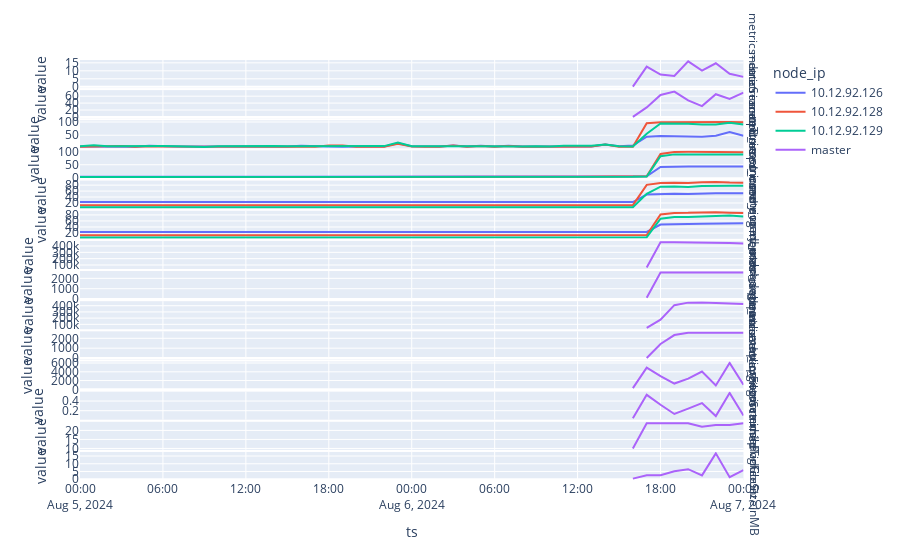

This figure's notebook cell:
### Code cell
appliance_id = '0af83074-d88b-4990-b033-92f28b161d2c'
fromDt = '2024-08-05'
toDt = '2024-08-07'
dfp = df[(df['appliance_id'] == appliance_id) & (df['ts'] >= fromDt) & (df['ts'] <= toDt) ]
fig = px.line(dfp, x="ts", y="value", color='node_ip', facet_row='metrics', height=7000, facet_row_spacing=0.005, \
                            category_orders={"metrics": ["dataScanned", "scanTime"]})
fig = fig.update_yaxes(matches=None)
fig.show()

### Figure 1 — Plotly figure (JSON) as saved in the notebook; plotly's stock layout.template omitted (floating-point values rounded to 4 significant figures)
{"data": [{"hovertemplate": "node_ip=10.12.92.126<br>metrics=cpu_used_max<br>ts=%{x}<br>value=%{y}<extra></extra>", "legendgroup": "10.12.92.126", "line": {"color": "#636efa", "dash": "solid"}, "marker": {"symbol": "circle"}, "mode": "lines", "name": "10.12.92.126", "orientation": "v", "showlegend": true, "type": "scatter", "x": ["2024-08-05T00:00:00", "2024-08-05T01:00:00", "2024-08-05T02:00:00", "2024-08-05T03:00:00", "2024-08-05T04:00:00", "2024-08-05T05:00:00", "2024-08-05T06:00:00", "2024-08-05T07:00:00", "2024-08-05T08:00:00", "2024-08-05T09:00:00", "2024-08-05T10:00:00", "2024-08-05T11:00:00", "2024-08-05T12:00:00", "2024-08-05T13:00:00", "2024-08-05T14:00:00", "2024-08-05T15:00:00", "2024-08-05T16:00:00", "2024-08-05T17:00:00", "2024-08-05T18:00:00", "2024-08-05T19:00:00", "2024-08-05T20:00:00", "2024-08-05T21:00:00", "2024-08-05T22:00:00", "2024-08-05T23:00:00", "2024-08-06T00:00:00", "2024-08-06T01:00:00", "2024-08-06T02:00:00", "2024-08-06T03:00:00", "2024-08-06T04:00:00", "2024-08-06T05:00:00", "2024-08-06T06:00:00", "2024-08-06T07:00:00", "2024-08-06T08:00:00", "2024-08-06T09:00:00", "2024-08-06T10:00:00", "2024-08-06T11:00:00", "2024-08-06T12:00:00", "2024-08-06T13:00:00", "2024-08-06T14:00:00", "2024-08-06T15:00:00", "2024-08-06T16:00:00", "2024-08-06T17:00:00", "2024-08-06T18:00:00", "2024-08-06T19:00:00", "2024-08-06T20:00:00", "2024-08-06T21:00:00", "2024-08-06T22:00:00", "2024-08-06T23:00:00", "2024-08-07T00:00:00"], "xaxis": "x12", "y": [7.42, 7.43, 6.94, 9.4, 7.03, 10.12, 8.26, 7.61, 7.86, 8.01, 8.04, 8.02, 7.64, 7.61, 7.17, 7.41, 10.5, 7.73, 7.73, 7.07, 8.13, 8.35, 7.09, 19.74, 8.46, 7.29, 7.51, 11.09, 7.24, 10.8, 7.9, 10.49, 7.17, 7.6, 7.6, 8.05, 7.42, 7.82, 14.85, 8.32, 11.1, 44.59, 47.02, 47.24, 45.68, 44.68, 47.98, 61.97, 47.84], "yaxis": "y12"}, {"hovertemplate": "node_ip=10.12.92.126<br>metrics=cpu_used_avg<br>ts=%{x}<br>value=%{y}<extra></extra>", "legendgroup": "10.12.92.126", "line": {"color": "#636efa", "dash": "solid"}, "marker": {"symbol": "circle"}, "mode": "lines", "name": "10.12.92.126", "orientation": "v", "showlegend": false, "type": "scatter", "x": ["2024-08-05T00:00:00", "2024-08-05T01:00:00", "2024-08-05T02:00:00", "2024-08-05T03:00:00", "2024-08-05T04:00:00", "2024-08-05T05:00:00", "2024-08-05T06:00:00", "2024-08-05T07:00:00", "2024-08-05T08:00:00", "2024-08-05T09:00:00", "2024-08-05T10:00:00", "2024-08-05T11:00:00", "2024-08-05T12:00:00", "2024-08-05T13:00:00", "2024-08-05T14:00:00", "2024-08-05T15:00:00", "2024-08-05T16:00:00", "2024-08-05T17:00:00", "2024-08-05T18:00:00", "2024-08-05T19:00:00", "2024-08-05T20:00:00", "2024-08-05T21:00:00", "2024-08-05T22:00:00", "2024-08-05T23:00:00", "2024-08-06T00:00:00", "2024-08-06T01:00:00", "2024-08-06T02:00:00", "2024-08-06T03:00:00", "2024-08-06T04:00:00", "2024-08-06T05:00:00", "2024-08-06T06:00:00", "2024-08-06T07:00:00", "2024-08-06T08:00:00", "2024-08-06T09:00:00", "2024-08-06T10:00:00", "2024-08-06T11:00:00", "2024-08-06T12:00:00", "2024-08-06T13:00:00", "2024-08-06T14:00:00", "2024-08-06T15:00:00", "2024-08-06T16:00:00", "2024-08-06T17:00:00", "2024-08-06T18:00:00", "2024-08-06T19:00:00", "2024-08-06T20:00:00", "2024-08-06T21:00:00", "2024-08-06T22:00:00", "2024-08-06T23:00:00", "2024-08-07T00:00:00"], "xaxis": "x11", "y": [5.609, 5.807, 5.452, 5.702, 5.77, 5.967, 5.118, 5.591, 5.794, 5.749, 5.927, 5.897, 5.617, 5.515, 5.545, 5.548, 5.583, 5.931, 5.844, 5.554, 5.428, 5.744, 5.302, 6.601, 6.534, 6.572, 6.42, 6.2, 6.137, 6.459, 6.259, 6.567, 6.283, 6.227, 6.209, 6.186, 6.222, 6.166, 6.765, 6.278, 6.16, 7.027, 42.19, 43.77, 43.87, 43.72, 43.85, 44.28, 43.71], "yaxis": "y11"}, {"hovertemplate": "node_ip=10.12.92.126<br>metrics=memory_used_max<br>ts=%{x}<br>value=%{y}<extra></extra>", "legendgroup": "10.12.92.126", "line": {"color": "#636efa", "dash": "solid"}, "marker": {"symbol": "circle"}, "mode": "lines", "name": "10.12.92.126", "orientation": "v", "showlegend": false, "type": "scatter", "x": ["2024-08-05T00:00:00", "2024-08-05T01:00:00", "2024-08-05T02:00:00", "2024-08-05T03:00:00", "2024-08-05T04:00:00", "2024-08-05T05:00:00", "2024-08-05T06:00:00", "2024-08-05T07:00:00", "2024-08-05T08:00:00", "2024-08-05T09:00:00", "2024-08-05T10:00:00", "2024-08-05T11:00:00", "2024-08-05T12:00:00", "2024-08-05T13:00:00", "2024-08-05T14:00:00", "2024-08-05T15:00:00", "2024-08-05T16:00:00", "2024-08-05T17:00:00", "2024-08-05T18:00:00", "2024-08-05T19:00:00", "2024-08-05T20:00:00", "2024-08-05T21:00:00", "2024-08-05T22:00:00", "2024-08-05T23:00:00", "2024-08-06T00:00:00", "2024-08-06T01:00:00", "2024-08-06T02:00:00", "2024-08-06T03:00:00", "2024-08-06T04:00:00", "2024-08-06T05:00:00", "2024-08-06T06:00:00", "2024-08-06T07:00:00", "2024-08-06T08:00:00", "2024-08-06T09:00:00", "2024-08-06T10:00:00", "2024-08-06T11:00:00", "2024-08-06T12:00:00", "2024-08-06T13:00:00", "2024-08-06T14:00:00", "2024-08-06T15:00:00", "2024-08-06T16:00:00", "2024-08-06T17:00:00", "2024-08-06T18:00:00", "2024-08-06T19:00:00", "2024-08-06T20:00:00", "2024-08-06T21:00:00", "2024-08-06T22:00:00", "2024-08-06T23:00:00", "2024-08-07T00:00:00"], "xaxis": "x10", "y": [23.35, 23.24, 23.32, 23.42, 22.89, 23.11, 23.18, 23.12, 23.14, 23.12, 23.21, 23.11, 23.17, 23.12, 23.19, 23.12, 23.26, 23.13, 23.22, 23.13, 23.18, 23.13, 23.23, 23.26, 23.39, 23.27, 23.38, 23.42, 22.93, 23.23, 23.25, 23.18, 23.36, 23.18, 23.26, 23.18, 23.29, 23.18, 23.28, 23.31, 23.25, 48.47, 50.35, 50.79, 50.12, 52.5, 52.98, 53, 52.8], "yaxis": "y10"}, {"hovertemplate": "node_ip=10.12.92.126<br>metrics=memory_used_avg<br>ts=%{x}<br>value=%{y}<extra></extra>", "legendgroup": "10.12.92.126", "line": {"color": "#636efa", "dash": "solid"}, "marker": {"symbol": "circle"}, "mode": "lines", "name": "10.12.92.126", "orientation": "v", "showlegend": false, "type": "scatter", "x": ["2024-08-05T00:00:00", "2024-08-05T01:00:00", "2024-08-05T02:00:00", "2024-08-05T03:00:00", "2024-08-05T04:00:00", "2024-08-05T05:00:00", "2024-08-05T06:00:00", "2024-08-05T07:00:00", "2024-08-05T08:00:00", "2024-08-05T09:00:00", "2024-08-05T10:00:00", "2024-08-05T11:00:00", "2024-08-05T12:00:00", "2024-08-05T13:00:00", "2024-08-05T14:00:00", "2024-08-05T15:00:00", "2024-08-05T16:00:00", "2024-08-05T17:00:00", "2024-08-05T18:00:00", "2024-08-05T19:00:00", "2024-08-05T20:00:00", "2024-08-05T21:00:00", "2024-08-05T22:00:00", "2024-08-05T23:00:00", "2024-08-06T00:00:00", "2024-08-06T01:00:00", "2024-08-06T02:00:00", "2024-08-06T03:00:00", "2024-08-06T04:00:00", "2024-08-06T05:00:00", "2024-08-06T06:00:00", "2024-08-06T07:00:00", "2024-08-06T08:00:00", "2024-08-06T09:00:00", "2024-08-06T10:00:00", "2024-08-06T11:00:00", "2024-08-06T12:00:00", "2024-08-06T13:00:00", "2024-08-06T14:00:00", "2024-08-06T15:00:00", "2024-08-06T16:00:00", "2024-08-06T17:00:00", "2024-08-06T18:00:00", "2024-08-06T19:00:00", "2024-08-06T20:00:00", "2024-08-06T21:00:00", "2024-08-06T22:00:00", "2024-08-06T23:00:00", "2024-08-07T00:00:00"], "xaxis": "x9", "y": [23.21, 23.2, 23.21, 22.95, 22.84, 22.96, 23.08, 23.09, 23.09, 23.09, 23.1, 23.09, 23.1, 23.09, 23.1, 23.1, 23.11, 23.1, 23.12, 23.11, 23.11, 23.11, 23.12, 23.19, 23.26, 23.24, 23.25, 22.93, 22.9, 23.0, 23.14, 23.15, 23.16, 23.15, 23.16, 23.15, 23.16, 23.15, 23.17, 23.19, 23.19, 23.53, 47.94, 50.04, 49.93, 50.67, 51.69, 52.48, 52.03], "yaxis": "y9"}, {"hovertemplate": "node_ip=10.12.92.128<br>metrics=cpu_used_max<br>ts=%{x}<br>value=%{y}<extra></extra>", "legendgroup": "10.12.92.128", "line": {"color": "#EF553B", "dash": "solid"}, "marker": {"symbol": "circle"}, "mode": "lines", "name": "10.12.92.128", "orientation": "v", "showlegend": true, "type": "scatter", "x": ["2024-08-05T00:00:00", "2024-08-05T01:00:00", "2024-08-05T02:00:00", "2024-08-05T03:00:00", "2024-08-05T04:00:00", "2024-08-05T05:00:00", "2024-08-05T06:00:00", "2024-08-05T07:00:00", "2024-08-05T08:00:00", "2024-08-05T09:00:00", "2024-08-05T10:00:00", "2024-08-05T11:00:00", "2024-08-05T12:00:00", "2024-08-05T13:00:00", "2024-08-05T14:00:00", "2024-08-05T15:00:00", "2024-08-05T16:00:00", "2024-08-05T17:00:00", "2024-08-05T18:00:00", "2024-08-05T19:00:00", "2024-08-05T20:00:00", "2024-08-05T21:00:00", "2024-08-05T22:00:00", "2024-08-05T23:00:00", "2024-08-06T00:00:00", "2024-08-06T01:00:00", "2024-08-06T02:00:00", "2024-08-06T03:00:00", "2024-08-06T04:00:00", "2024-08-06T05:00:00", "2024-08-06T06:00:00", "2024-08-06T07:00:00", "2024-08-06T08:00:00", "2024-08-06T09:00:00", "2024-08-06T10:00:00", "2024-08-06T11:00:00", "2024-08-06T12:00:00", "2024-08-06T13:00:00", "2024-08-06T14:00:00", "2024-08-06T15:00:00", "2024-08-06T16:00:00", "2024-08-06T17:00:00", "2024-08-06T18:00:00", "2024-08-06T19:00:00", "2024-08-06T20:00:00", "2024-08-06T21:00:00", "2024-08-06T22:00:00", "2024-08-06T23:00:00", "2024-08-07T00:00:00"], "xaxis": "x12", "y": [6.84, 7.28, 6.41, 9.13, 6.35, 8.69, 7.34, 6.99, 6.51, 6.43, 6.48, 6.11, 5.96, 6.42, 6.27, 6.66, 6.66, 6.88, 11.13, 11.13, 6.2, 6.19, 6.89, 17.91, 7.72, 6.99, 7.06, 11.36, 6.66, 9.73, 6.42, 9.37, 6.49, 6.99, 6.74, 7.29, 6.48, 7.15, 15.32, 6.8, 6.82, 94.94, 99.13, 99.54, 101.0, 98.71, 99.5, 99.5, 99.16], "yaxis": "y12"}, {"hovertemplate": "node_ip=10.12.92.128<br>metrics=cpu_used_avg<br>ts=%{x}<br>value=%{y}<extra></extra>", "legendgroup": "10.12.92.128", "line": {"color": "#EF553B", "dash": "solid"}, "marker": {"symbol": "circle"}, "mode": "lines", "name": "10.12.92.128", "orientation": "v", "showlegend": false, "type": "scatter", "x": ["2024-08-05T00:00:00", "2024-08-05T01:00:00", "2024-08-05T02:00:00", "2024-08-05T03:00:00", "2024-08-05T04:00:00", "2024-08-05T05:00:00", "2024-08-05T06:00:00", "2024-08-05T07:00:00", "2024-08-05T08:00:00", "2024-08-05T09:00:00", "2024-08-05T10:00:00", "2024-08-05T11:00:00", "2024-08-05T12:00:00", "2024-08-05T13:00:00", "2024-08-05T14:00:00", "2024-08-05T15:00:00", "2024-08-05T16:00:00", "2024-08-05T17:00:00", "2024-08-05T18:00:00", "2024-08-05T19:00:00", "2024-08-05T20:00:00", "2024-08-05T21:00:00", "2024-08-05T22:00:00", "2024-08-05T23:00:00", "2024-08-06T00:00:00", "2024-08-06T01:00:00", "2024-08-06T02:00:00", "2024-08-06T03:00:00", "2024-08-06T04:00:00", "2024-08-06T05:00:00", "2024-08-06T06:00:00", "2024-08-06T07:00:00", "2024-08-06T08:00:00", "2024-08-06T09:00:00", "2024-08-06T10:00:00", "2024-08-06T11:00:00", "2024-08-06T12:00:00", "2024-08-06T13:00:00", "2024-08-06T14:00:00", "2024-08-06T15:00:00", "2024-08-06T16:00:00", "2024-08-06T17:00:00", "2024-08-06T18:00:00", "2024-08-06T19:00:00", "2024-08-06T20:00:00", "2024-08-06T21:00:00", "2024-08-06T22:00:00", "2024-08-06T23:00:00", "2024-08-07T00:00:00"], "xaxis": "x11", "y": [4.36, 4.902, 4.877, 4.513, 4.396, 4.207, 4.414, 4.712, 4.77, 4.681, 4.626, 4.391, 4.547, 4.09, 4.325, 4.466, 4.673, 4.424, 4.585, 4.724, 4.067, 4.276, 4.773, 5.831, 5.535, 5.626, 5.642, 5.604, 5.552, 6.027, 5.8, 5.879, 5.805, 5.741, 5.772, 5.788, 5.788, 5.791, 6.08, 5.816, 5.77, 6.939, 90.11, 97.8, 98.23, 97.58, 97.3, 98.19, 97.19], "yaxis": "y11"}, {"hovertemplate": "node_ip=10.12.92.128<br>metrics=memory_used_max<br>ts=%{x}<br>value=%{y}<extra></extra>", "legendgroup": "10.12.92.128", "line": {"color": "#EF553B", "dash": "solid"}, "marker": {"symbol": "circle"}, "mode": "lines", "name": "10.12.92.128", "orientation": "v", "showlegend": false, "type": "scatter", "x": ["2024-08-05T00:00:00", "2024-08-05T01:00:00", "2024-08-05T02:00:00", "2024-08-05T03:00:00", "2024-08-05T04:00:00", "2024-08-05T05:00:00", "2024-08-05T06:00:00", "2024-08-05T07:00:00", "2024-08-05T08:00:00", "2024-08-05T09:00:00", "2024-08-05T10:00:00", "2024-08-05T11:00:00", "2024-08-05T12:00:00", "2024-08-05T13:00:00", "2024-08-05T14:00:00", "2024-08-05T15:00:00", "2024-08-05T16:00:00", "2024-08-05T17:00:00", "2024-08-05T18:00:00", "2024-08-05T19:00:00", "2024-08-05T20:00:00", "2024-08-05T21:00:00", "2024-08-05T22:00:00", "2024-08-05T23:00:00", "2024-08-06T00:00:00", "2024-08-06T01:00:00", "2024-08-06T02:00:00", "2024-08-06T03:00:00", "2024-08-06T04:00:00", "2024-08-06T05:00:00", "2024-08-06T06:00:00", "2024-08-06T07:00:00", "2024-08-06T08:00:00", "2024-08-06T09:00:00", "2024-08-06T10:00:00", "2024-08-06T11:00:00", "2024-08-06T12:00:00", "2024-08-06T13:00:00", "2024-08-06T14:00:00", "2024-08-06T15:00:00", "2024-08-06T16:00:00", "2024-08-06T17:00:00", "2024-08-06T18:00:00", "2024-08-06T19:00:00", "2024-08-06T20:00:00", "2024-08-06T21:00:00", "2024-08-06T22:00:00", "2024-08-06T23:00:00", "2024-08-07T00:00:00"], "xaxis": "x10", "y": [12.77, 12.76, 12.92, 12.95, 12.36, 12.58, 12.58, 12.59, 12.59, 12.59, 12.59, 12.59, 12.59, 12.59, 12.59, 12.59, 12.59, 12.59, 12.63, 12.63, 12.61, 12.69, 12.76, 12.72, 12.72, 12.72, 12.72, 12.88, 12.33, 12.64, 12.62, 12.62, 12.62, 12.63, 12.63, 12.63, 12.65, 12.65, 12.67, 12.68, 12.68, 80.86, 87.38, 88.13, 87.15, 89.3, 90.55, 88.8, 88.14], "yaxis": "y10"}, {"hovertemplate": "node_ip=10.12.92.128<br>metrics=memory_used_avg<br>ts=%{x}<br>value=%{y}<extra></extra>", "legendgroup": "10.12.92.128", "line": {"color": "#EF553B", "dash": "solid"}, "marker": {"symbol": "circle"}, "mode": "lines", "name": "10.12.92.128", "orientation": "v", "showlegend": false, "type": "scatter", "x": ["2024-08-05T00:00:00", "2024-08-05T01:00:00", "2024-08-05T02:00:00", "2024-08-05T03:00:00", "2024-08-05T04:00:00", "2024-08-05T05:00:00", "2024-08-05T06:00:00", "2024-08-05T07:00:00", "2024-08-05T08:00:00", "2024-08-05T09:00:00", "2024-08-05T10:00:00", "2024-08-05T11:00:00", "2024-08-05T12:00:00", "2024-08-05T13:00:00", "2024-08-05T14:00:00", "2024-08-05T15:00:00", "2024-08-05T16:00:00", "2024-08-05T17:00:00", "2024-08-05T18:00:00", "2024-08-05T19:00:00", "2024-08-05T20:00:00", "2024-08-05T21:00:00", "2024-08-05T22:00:00", "2024-08-05T23:00:00", "2024-08-06T00:00:00", "2024-08-06T01:00:00", "2024-08-06T02:00:00", "2024-08-06T03:00:00", "2024-08-06T04:00:00", "2024-08-06T05:00:00", "2024-08-06T06:00:00", "2024-08-06T07:00:00", "2024-08-06T08:00:00", "2024-08-06T09:00:00", "2024-08-06T10:00:00", "2024-08-06T11:00:00", "2024-08-06T12:00:00", "2024-08-06T13:00:00", "2024-08-06T14:00:00", "2024-08-06T15:00:00", "2024-08-06T16:00:00", "2024-08-06T17:00:00", "2024-08-06T18:00:00", "2024-08-06T19:00:00", "2024-08-06T20:00:00", "2024-08-06T21:00:00", "2024-08-06T22:00:00", "2024-08-06T23:00:00", "2024-08-07T00:00:00"], "xaxis": "x9", "y": [12.75, 12.75, 12.75, 12.47, 12.35, 12.43, 12.57, 12.57, 12.57, 12.58, 12.58, 12.58, 12.58, 12.58, 12.58, 12.58, 12.58, 12.58, 12.58, 12.6, 12.6, 12.6, 12.6, 12.65, 12.7, 12.7, 12.7, 12.37, 12.32, 12.45, 12.6, 12.61, 12.61, 12.61, 12.61, 12.61, 12.64, 12.64, 12.65, 12.67, 12.66, 13.34, 81.52, 86.67, 86.79, 87.77, 89.11, 87.39, 86.48], "yaxis": "y9"}, {"hovertemplate": "node_ip=10.12.92.129<br>metrics=cpu_used_max<br>ts=%{x}<br>value=%{y}<extra></extra>", "legendgroup": "10.12.92.129", "line": {"color": "#00cc96", "dash": "solid"}, "marker": {"symbol": "circle"}, "mode": "lines", "name": "10.12.92.129", "orientation": "v", "showlegend": true, "type": "scatter", "x": ["2024-08-05T00:00:00", "2024-08-05T01:00:00", "2024-08-05T02:00:00", "2024-08-05T03:00:00", "2024-08-05T04:00:00", "2024-08-05T05:00:00", "2024-08-05T06:00:00", "2024-08-05T07:00:00", "2024-08-05T08:00:00", "2024-08-05T09:00:00", "2024-08-05T10:00:00", "2024-08-05T11:00:00", "2024-08-05T12:00:00", "2024-08-05T13:00:00", "2024-08-05T14:00:00", "2024-08-05T15:00:00", "2024-08-05T16:00:00", "2024-08-05T17:00:00", "2024-08-05T18:00:00", "2024-08-05T19:00:00", "2024-08-05T20:00:00", "2024-08-05T21:00:00", "2024-08-05T22:00:00", "2024-08-05T23:00:00", "2024-08-06T00:00:00", "2024-08-06T01:00:00", "2024-08-06T02:00:00", "2024-08-06T03:00:00", "2024-08-06T04:00:00", "2024-08-06T05:00:00", "2024-08-06T06:00:00", "2024-08-06T07:00:00", "2024-08-06T08:00:00", "2024-08-06T09:00:00", "2024-08-06T10:00:00", "2024-08-06T11:00:00", "2024-08-06T12:00:00", "2024-08-06T13:00:00", "2024-08-06T14:00:00", "2024-08-06T15:00:00", "2024-08-06T16:00:00", "2024-08-06T17:00:00", "2024-08-06T18:00:00", "2024-08-06T19:00:00", "2024-08-06T20:00:00", "2024-08-06T21:00:00", "2024-08-06T22:00:00", "2024-08-06T23:00:00", "2024-08-07T00:00:00"], "xaxis": "x12", "y": [8.8, 12.22, 8.6, 9.21, 8.78, 7.73, 9.27, 8.46, 6.25, 5.87, 8.14, 8.83, 9.06, 11.18, 9.76, 8.38, 8.38, 8.84, 8.09, 8.65, 10.17, 7.82, 9.06, 22.14, 8.78, 8.57, 8.9, 10.85, 8.59, 8.6, 7.73, 9.26, 7.81, 8.69, 7.14, 10.25, 9.28, 10.27, 14.65, 8.7, 7.79, 55.64, 94.47, 94.28, 93.22, 90.59, 90.68, 96.6, 90.27], "yaxis": "y12"}, {"hovertemplate": "node_ip=10.12.92.129<br>metrics=cpu_used_avg<br>ts=%{x}<br>value=%{y}<extra></extra>", "legendgroup": "10.12.92.129", "line": {"color": "#00cc96", "dash": "solid"}, "marker": {"symbol": "circle"}, "mode": "lines", "name": "10.12.92.129", "orientation": "v", "showlegend": false, "type": "scatter", "x": ["2024-08-05T00:00:00", "2024-08-05T01:00:00", "2024-08-05T02:00:00", "2024-08-05T03:00:00", "2024-08-05T04:00:00", "2024-08-05T05:00:00", "2024-08-05T06:00:00", "2024-08-05T07:00:00", "2024-08-05T08:00:00", "2024-08-05T09:00:00", "2024-08-05T10:00:00", "2024-08-05T11:00:00", "2024-08-05T12:00:00", "2024-08-05T13:00:00", "2024-08-05T14:00:00", "2024-08-05T15:00:00", "2024-08-05T16:00:00", "2024-08-05T17:00:00", "2024-08-05T18:00:00", "2024-08-05T19:00:00", "2024-08-05T20:00:00", "2024-08-05T21:00:00", "2024-08-05T22:00:00", "2024-08-05T23:00:00", "2024-08-06T00:00:00", "2024-08-06T01:00:00", "2024-08-06T02:00:00", "2024-08-06T03:00:00", "2024-08-06T04:00:00", "2024-08-06T05:00:00", "2024-08-06T06:00:00", "2024-08-06T07:00:00", "2024-08-06T08:00:00", "2024-08-06T09:00:00", "2024-08-06T10:00:00", "2024-08-06T11:00:00", "2024-08-06T12:00:00", "2024-08-06T13:00:00", "2024-08-06T14:00:00", "2024-08-06T15:00:00", "2024-08-06T16:00:00", "2024-08-06T17:00:00", "2024-08-06T18:00:00", "2024-08-06T19:00:00", "2024-08-06T20:00:00", "2024-08-06T21:00:00", "2024-08-06T22:00:00", "2024-08-06T23:00:00", "2024-08-07T00:00:00"], "xaxis": "x11", "y": [4.896, 4.839, 4.585, 4.87, 4.528, 4.592, 4.13, 4.658, 4.595, 4.848, 4.769, 4.761, 4.72, 4.289, 4.481, 4.755, 4.591, 5.002, 4.694, 4.791, 4.252, 4.436, 4.437, 5.377, 5.242, 5.076, 5.043, 5.503, 5.065, 5.252, 5.074, 5.372, 5.383, 5.196, 5.039, 5.13, 5.127, 4.928, 5.038, 5.129, 5.059, 6.243, 81.7, 88.81, 89.19, 88.29, 88.39, 89.39, 87.97], "yaxis": "y11"}, {"hovertemplate": "node_ip=10.12.92.129<br>metrics=memory_used_max<br>ts=%{x}<br>value=%{y}<extra></extra>", "legendgroup": "10.12.92.129", "line": {"color": "#00cc96", "dash": "solid"}, "marker": {"symbol": "circle"}, "mode": "lines", "name": "10.12.92.129", "orientation": "v", "showlegend": false, "type": "scatter", "x": ["2024-08-05T00:00:00", "2024-08-05T01:00:00", "2024-08-05T02:00:00", "2024-08-05T03:00:00", "2024-08-05T04:00:00", "2024-08-05T05:00:00", "2024-08-05T06:00:00", "2024-08-05T07:00:00", "2024-08-05T08:00:00", "2024-08-05T09:00:00", "2024-08-05T10:00:00", "2024-08-05T11:00:00", "2024-08-05T12:00:00", "2024-08-05T13:00:00", "2024-08-05T14:00:00", "2024-08-05T15:00:00", "2024-08-05T16:00:00", "2024-08-05T17:00:00", "2024-08-05T18:00:00", "2024-08-05T19:00:00", "2024-08-05T20:00:00", "2024-08-05T21:00:00", "2024-08-05T22:00:00", "2024-08-05T23:00:00", "2024-08-06T00:00:00", "2024-08-06T01:00:00", "2024-08-06T02:00:00", "2024-08-06T03:00:00", "2024-08-06T04:00:00", "2024-08-06T05:00:00", "2024-08-06T06:00:00", "2024-08-06T07:00:00", "2024-08-06T08:00:00", "2024-08-06T09:00:00", "2024-08-06T10:00:00", "2024-08-06T11:00:00", "2024-08-06T12:00:00", "2024-08-06T13:00:00", "2024-08-06T14:00:00", "2024-08-06T15:00:00", "2024-08-06T16:00:00", "2024-08-06T17:00:00", "2024-08-06T18:00:00", "2024-08-06T19:00:00", "2024-08-06T20:00:00", "2024-08-06T21:00:00", "2024-08-06T22:00:00", "2024-08-06T23:00:00", "2024-08-07T00:00:00"], "xaxis": "x10", "y": [5.66, 5.66, 5.65, 5.73, 5.73, 5.73, 5.83, 5.83, 5.74, 5.74, 5.76, 5.76, 5.76, 5.77, 5.76, 5.77, 5.78, 5.76, 5.77, 5.77, 5.78, 5.77, 5.78, 5.88, 5.88, 5.89, 5.88, 5.93, 5.75, 5.75, 5.85, 5.85, 5.76, 5.76, 5.77, 5.77, 5.77, 5.76, 5.81, 5.81, 5.81, 50.93, 74.72, 75.28, 73.42, 76.79, 78.62, 78.36, 78.36], "yaxis": "y10"}, {"hovertemplate": "node_ip=10.12.92.129<br>metrics=memory_used_avg<br>ts=%{x}<br>value=%{y}<extra></extra>", "legendgroup": "10.12.92.129", "line": {"color": "#00cc96", "dash": "solid"}, "marker": {"symbol": "circle"}, "mode": "lines", "name": "10.12.92.129", "orientation": "v", "showlegend": false, "type": "scatter", "x": ["2024-08-05T00:00:00", "2024-08-05T01:00:00", "2024-08-05T02:00:00", "2024-08-05T03:00:00", "2024-08-05T04:00:00", "2024-08-05T05:00:00", "2024-08-05T06:00:00", "2024-08-05T07:00:00", "2024-08-05T08:00:00", "2024-08-05T09:00:00", "2024-08-05T10:00:00", "2024-08-05T11:00:00", "2024-08-05T12:00:00", "2024-08-05T13:00:00", "2024-08-05T14:00:00", "2024-08-05T15:00:00", "2024-08-05T16:00:00", "2024-08-05T17:00:00", "2024-08-05T18:00:00", "2024-08-05T19:00:00", "2024-08-05T20:00:00", "2024-08-05T21:00:00", "2024-08-05T22:00:00", "2024-08-05T23:00:00", "2024-08-06T00:00:00", "2024-08-06T01:00:00", "2024-08-06T02:00:00", "2024-08-06T03:00:00", "2024-08-06T04:00:00", "2024-08-06T05:00:00", "2024-08-06T06:00:00", "2024-08-06T07:00:00", "2024-08-06T08:00:00", "2024-08-06T09:00:00", "2024-08-06T10:00:00", "2024-08-06T11:00:00", "2024-08-06T12:00:00", "2024-08-06T13:00:00", "2024-08-06T14:00:00", "2024-08-06T15:00:00", "2024-08-06T16:00:00", "2024-08-06T17:00:00", "2024-08-06T18:00:00", "2024-08-06T19:00:00", "2024-08-06T20:00:00", "2024-08-06T21:00:00", "2024-08-06T22:00:00", "2024-08-06T23:00:00", "2024-08-07T00:00:00"], "xaxis": "x9", "y": [5.64, 5.638, 5.637, 5.686, 5.724, 5.723, 5.726, 5.728, 5.726, 5.728, 5.73, 5.751, 5.752, 5.752, 5.753, 5.752, 5.755, 5.753, 5.753, 5.755, 5.757, 5.757, 5.759, 5.823, 5.867, 5.871, 5.87, 5.727, 5.742, 5.74, 5.747, 5.754, 5.751, 5.751, 5.752, 5.753, 5.752, 5.753, 5.772, 5.798, 5.798, 5.949, 67.25, 73.17, 72.76, 74.77, 77.65, 77.92, 74.54], "yaxis": "y9"}, {"hovertemplate": "node_ip=master<br>metrics=dataScanned<br>ts=%{x}<br>value=%{y}<extra></extra>", "legendgroup": "master", "line": {"color": "#ab63fa", "dash": "solid"}, "marker": {"symbol": "circle"}, "mode": "lines", "name": "master", "orientation": "v", "showlegend": true, "type": "scatter", "x": ["2024-08-06T16:00:00", "2024-08-06T17:00:00", "2024-08-06T18:00:00", "2024-08-06T19:00:00", "2024-08-06T20:00:00", "2024-08-06T21:00:00", "2024-08-06T22:00:00", "2024-08-06T23:00:00", "2024-08-07T00:00:00"], "xaxis": "x14", "y": [0.107, 12.62, 7.644, 6.738, 15.9, 10.14, 14.72, 8.141, 6.218], "yaxis": "y14"}, {"hovertemplate": "node_ip=master<br>metrics=scanTime<br>ts=%{x}<br>value=%{y}<extra></extra>", "legendgroup": "master", "line": {"color": "#ab63fa", "dash": "solid"}, "marker": {"symbol": "circle"}, "mode": "lines", "name": "master", "orientation": "v", "showlegend": false, "type": "scatter", "x": ["2024-08-06T16:00:00", "2024-08-06T17:00:00", "2024-08-06T18:00:00", "2024-08-06T19:00:00", "2024-08-06T20:00:00", "2024-08-06T21:00:00", "2024-08-06T22:00:00", "2024-08-06T23:00:00", "2024-08-07T00:00:00"], "xaxis": "x13", "y": [0.4016, 27.54, 63.67, 73.37, 47.93, 31.33, 65.72, 52.06, 70.52], "yaxis": "y13"}, {"hovertemplate": "node_ip=master<br>metrics=downloadq_max<br>ts=%{x}<br>value=%{y}<extra></extra>", "legendgroup": "master", "line": {"color": "#ab63fa", "dash": "solid"}, "marker": {"symbol": "circle"}, "mode": "lines", "name": "master", "orientation": "v", "showlegend": false, "type": "scatter", "x": ["2024-08-06T17:00:00", "2024-08-06T18:00:00", "2024-08-06T19:00:00", "2024-08-06T20:00:00", "2024-08-06T21:00:00", "2024-08-06T22:00:00", "2024-08-06T23:00:00", "2024-08-07T00:00:00"], "xaxis": "x8", "y": [59148, 459271, 459261, 458511, 452211, 450981, 446491, 440451], "yaxis": "y8"}, {"hovertemplate": "node_ip=master<br>metrics=taskq_max<br>ts=%{x}<br>value=%{y}<extra></extra>", "legendgroup": "master", "line": {"color": "#ab63fa", "dash": "solid"}, "marker": {"symbol": "circle"}, "mode": "lines", "name": "master", "orientation": "v", "showlegend": false, "type": "scatter", "x": ["2024-08-06T17:00:00", "2024-08-06T18:00:00", "2024-08-06T19:00:00", "2024-08-06T20:00:00", "2024-08-06T21:00:00", "2024-08-06T22:00:00", "2024-08-06T23:00:00", "2024-08-07T00:00:00"], "xaxis": "x7", "y": [132, 2568, 2568, 2569, 2569, 2569, 2569, 2569], "yaxis": "y7"}, {"hovertemplate": "node_ip=master<br>metrics=downloadq_avg<br>ts=%{x}<br>value=%{y}<extra></extra>", "legendgroup": "master", "line": {"color": "#ab63fa", "dash": "solid"}, "marker": {"symbol": "circle"}, "mode": "lines", "name": "master", "orientation": "v", "showlegend": false, "type": "scatter", "x": ["2024-08-06T17:00:00", "2024-08-06T18:00:00", "2024-08-06T19:00:00", "2024-08-06T20:00:00", "2024-08-06T21:00:00", "2024-08-06T22:00:00", "2024-08-06T23:00:00", "2024-08-07T00:00:00"], "xaxis": "x6", "y": [43261, 175300.0, 409100.0, 449500.0, 450200.0, 444500.0, 434700.0, 428600.0], "yaxis": "y6"}, {"hovertemplate": "node_ip=master<br>metrics=taskq_avg<br>ts=%{x}<br>value=%{y}<extra></extra>", "legendgroup": "master", "line": {"color": "#ab63fa", "dash": "solid"}, "marker": {"symbol": "circle"}, "mode": "lines", "name": "master", "orientation": "v", "showlegend": false, "type": "scatter", "x": ["2024-08-06T17:00:00", "2024-08-06T18:00:00", "2024-08-06T19:00:00", "2024-08-06T20:00:00", "2024-08-06T21:00:00", "2024-08-06T22:00:00", "2024-08-06T23:00:00", "2024-08-07T00:00:00"], "xaxis": "x5", "y": [4.444, 1431.0, 2329.0, 2564.0, 2564.0, 2564.0, 2564.0, 2564.0], "yaxis": "y5"}, {"hovertemplate": "node_ip=master<br>metrics=numFilesScanned<br>ts=%{x}<br>value=%{y}<extra></extra>", "legendgroup": "master", "line": {"color": "#ab63fa", "dash": "solid"}, "marker": {"symbol": "circle"}, "mode": "lines", "name": "master", "orientation": "v", "showlegend": false, "type": "scatter", "x": ["2024-08-06T16:00:00", "2024-08-06T17:00:00", "2024-08-06T18:00:00", "2024-08-06T19:00:00", "2024-08-06T20:00:00", "2024-08-06T21:00:00", "2024-08-06T22:00:00", "2024-08-06T23:00:00", "2024-08-07T00:00:00"], "xaxis": "x4", "y": [263, 4934, 3030, 1315, 2449, 4061, 880, 6032, 1044], "yaxis": "y4"}, {"hovertemplate": "node_ip=master<br>metrics=scannerIdleTime<br>ts=%{x}<br>value=%{y}<extra></extra>", "legendgroup": "master", "line": {"color": "#ab63fa", "dash": "solid"}, "marker": {"symbol": "circle"}, "mode": "lines", "name": "master", "orientation": "v", "showlegend": false, "type": "scatter", "x": ["2024-08-06T16:00:00", "2024-08-06T17:00:00", "2024-08-06T18:00:00", "2024-08-06T19:00:00", "2024-08-06T20:00:00", "2024-08-06T21:00:00", "2024-08-06T22:00:00", "2024-08-06T23:00:00", "2024-08-07T00:00:00"], "xaxis": "x3", "y": [0.04244, 0.5296, 0.3227, 0.1317, 0.2446, 0.3579, 0.08843, 0.5663, 0.09891], "yaxis": "y3"}, {"hovertemplate": "node_ip=master<br>metrics=uniqPodCount<br>ts=%{x}<br>value=%{y}<extra></extra>", "legendgroup": "master", "line": {"color": "#ab63fa", "dash": "solid"}, "marker": {"symbol": "circle"}, "mode": "lines", "name": "master", "orientation": "v", "showlegend": false, "type": "scatter", "x": ["2024-08-06T16:00:00", "2024-08-06T17:00:00", "2024-08-06T18:00:00", "2024-08-06T19:00:00", "2024-08-06T20:00:00", "2024-08-06T21:00:00", "2024-08-06T22:00:00", "2024-08-06T23:00:00", "2024-08-07T00:00:00"], "xaxis": "x2", "y": [10, 24, 24, 24, 24, 22, 23, 23, 24], "yaxis": "y2"}, {"hovertemplate": "node_ip=master<br>metrics=avgFileSizeInMB<br>ts=%{x}<br>value=%{y}<extra></extra>", "legendgroup": "master", "line": {"color": "#ab63fa", "dash": "solid"}, "marker": {"symbol": "circle"}, "mode": "lines", "name": "master", "orientation": "v", "showlegend": false, "type": "scatter", "x": ["2024-08-06T16:00:00", "2024-08-06T17:00:00", "2024-08-06T18:00:00", "2024-08-06T19:00:00", "2024-08-06T20:00:00", "2024-08-06T21:00:00", "2024-08-06T22:00:00", "2024-08-06T23:00:00", "2024-08-07T00:00:00"], "xaxis": "x", "y": [0.4068, 2.558, 2.523, 5.124, 6.492, 2.497, 16.73, 1.35, 5.956], "yaxis": "y"}], "layout": {"annotations": [{"font": {}, "showarrow": false, "text": "metrics=avgFileSizeInMB", "textangle": 90, "x": 0.98, "xanchor": "left", "xref": "paper", "y": 0.03339, "yanchor": "middle", "yref": "paper"}, {"font": {}, "showarrow": false, "text": "metrics=uniqPodCount", "textangle": 90, "x": 0.98, "xanchor": "left", "xref": "paper", "y": 0.1052, "yanchor": "middle", "yref": "paper"}, {"font": {}, "showarrow": false, "text": "metrics=scannerIdleTime", "textangle": 90, "x": 0.98, "xanchor": "left", "xref": "paper", "y": 0.177, "yanchor": "middle", "yref": "paper"}, {"font": {}, "showarrow": false, "text": "metrics=numFilesScanned", "textangle": 90, "x": 0.98, "xanchor": "left", "xref": "paper", "y": 0.2487, "yanchor": "middle", "yref": "paper"}, {"font": {}, "showarrow": false, "text": "metrics=taskq_avg", "textangle": 90, "x": 0.98, "xanchor": "left", "xref": "paper", "y": 0.3205, "yanchor": "middle", "yref": "paper"}, {"font": {}, "showarrow": false, "text": "metrics=downloadq_avg", "textangle": 90, "x": 0.98, "xanchor": "left", "xref": "paper", "y": 0.3923, "yanchor": "middle", "yref": "paper"}, {"font": {}, "showarrow": false, "text": "metrics=taskq_max", "textangle": 90, "x": 0.98, "xanchor": "left", "xref": "paper", "y": 0.4641, "yanchor": "middle", "yref": "paper"}, {"font": {}, "showarrow": false, "text": "metrics=downloadq_max", "textangle": 90, "x": 0.98, "xanchor": "left", "xref": "paper", "y": 0.5359, "yanchor": "middle", "yref": "paper"}, {"font": {}, "showarrow": false, "text": "metrics=memory_used_avg", "textangle": 90, "x": 0.98, "xanchor": "left", "xref": "paper", "y": 0.6077, "yanchor": "middle", "yref": "paper"}, {"font": {}, "showarrow": false, "text": "metrics=memory_used_max", "textangle": 90, "x": 0.98, "xanchor": "left", "xref": "paper", "y": 0.6795, "yanchor": "middle", "yref": "paper"}, {"font": {}, "showarrow": false, "text": "metrics=cpu_used_avg", "textangle": 90, "x": 0.98, "xanchor": "left", "xref": "paper", "y": 0.7512, "yanchor": "middle", "yref": "paper"}, {"font": {}, "showarrow": false, "text": "metrics=cpu_used_max", "textangle": 90, "x": 0.98, "xanchor": "left", "xref": "paper", "y": 0.823, "yanchor": "middle", "yref": "paper"}, {"font": {}, "showarrow": false, "text": "metrics=scanTime", "textangle": 90, "x": 0.98, "xanchor": "left", "xref": "paper", "y": 0.8948, "yanchor": "middle", "yref": "paper"}, {"font": {}, "showarrow": false, "text": "metrics=dataScanned", "textangle": 90, "x": 0.98, "xanchor": "left", "xref": "paper", "y": 0.9666, "yanchor": "middle", "yref": "paper"}], "autosize": true, "legend": {"title": {"text": "node_ip"}, "tracegroupgap": 0}, "margin": {"t": 60}, "xaxis": {"anchor": "y", "autorange": true, "domain": [0, 0.98], "range": ["2024-08-05", "2024-08-07"], "title": {"text": "ts"}, "type": "date"}, "xaxis10": {"anchor": "y10", "autorange": true, "domain": [0, 0.98], "matches": "x", "range": ["2024-08-05", "2024-08-07"], "showticklabels": false, "type": "date"}, "xaxis11": {"anchor": "y11", "autorange": true, "domain": [0, 0.98], "matches": "x", "range": ["2024-08-05", "2024-08-07"], "showticklabels": false, "type": "date"}, "xaxis12": {"anchor": "y12", "autorange": true, "domain": [0, 0.98], "matches": "x", "range": ["2024-08-05", "2024-08-07"], "showticklabels": false, "type": "date"}, "xaxis13": {"anchor": "y13", "autorange": true, "domain": [0, 0.98], "matches": "x", "range": ["2024-08-05", "2024-08-07"], "showticklabels": false, "type": "date"}, "xaxis14": {"anchor": "y14", "autorange": true, "domain": [0, 0.98], "matches": "x", "range": ["2024-08-05", "2024-08-07"], "showticklabels": false, "type": "date"}, "xaxis2": {"anchor": "y2", "autorange": true, "domain": [0, 0.98], "matches": "x", "range": ["2024-08-05", "2024-08-07"], "showticklabels": false, "type": "date"}, "xaxis3": {"anchor": "y3", "autorange": true, "domain": [0, 0.98], "matches": "x", "range": ["2024-08-05", "2024-08-07"], "showticklabels": false, "type": "date"}, "xaxis4": {"anchor": "y4", "autorange": true, "domain": [0, 0.98], "matches": "x", "range": ["2024-08-05", "2024-08-07"], "showticklabels": false, "type": "date"}, "xaxis5": {"anchor": "y5", "autorange": true, "domain": [0, 0.98], "matches": "x", "range": ["2024-08-05", "2024-08-07"], "showticklabels": false, "type": "date"}, "xaxis6": {"anchor": "y6", "autorange": true, "domain": [0, 0.98], "matches": "x", "range": ["2024-08-05", "2024-08-07"], "showticklabels": false, "type": "date"}, "xaxis7": {"anchor": "y7", "autorange": true, "domain": [0, 0.98], "matches": "x", "range": ["2024-08-05", "2024-08-07"], "showticklabels": false, "type": "date"}, "xaxis8": {"anchor": "y8", "autorange": true, "domain": [0, 0.98], "matches": "x", "range": ["2024-08-05", "2024-08-07"], "showticklabels": false, "type": "date"}, "xaxis9": {"anchor": "y9", "autorange": true, "domain": [0, 0.98], "matches": "x", "range": ["2024-08-05", "2024-08-07"], "showticklabels": false, "type": "date"}, "yaxis": {"anchor": "x", "autorange": true, "domain": [0, 0.06679], "range": [-0.4999, 17.63], "title": {"text": "value"}, "type": "linear"}, "yaxis10": {"anchor": "x10", "autorange": true, "domain": [0.6461, 0.7129], "range": [0.9333, 95.27], "title": {"text": "value"}, "type": "linear"}, "yaxis11": {"anchor": "x11", "autorange": true, "domain": [0.7179, 0.7846], "range": [-1.164, 103.5], "title": {"text": "value"}, "type": "linear"}, "yaxis12": {"anchor": "x12", "autorange": true, "domain": [0.7896, 0.8564], "range": [0.5833, 106.3], "title": {"text": "value"}, "type": "linear"}, "yaxis13": {"anchor": "x13", "autorange": true, "domain": [0.8614, 0.9282], "range": [-3.652, 77.43], "title": {"text": "value"}, "type": "linear"}, "yaxis14": {"anchor": "x14", "autorange": true, "domain": [0.9332, 1.0], "range": [-0.7703, 16.77], "title": {"text": "value"}, "type": "linear"}, "yaxis2": {"anchor": "x2", "autorange": true, "domain": [0.07179, 0.1386], "range": [9.222, 24.78], "title": {"text": "value"}, "type": "linear"}, "yaxis3": {"anchor": "x3", "autorange": true, "domain": [0.1436, 0.2104], "range": [0.01333, 0.5954], "title": {"text": "value"}, "type": "linear"}, "yaxis4": {"anchor": "x4", "autorange": true, "domain": [0.2154, 0.2821], "range": [-57.5, 6352.0], "title": {"text": "value"}, "type": "linear"}, "yaxis5": {"anchor": "x5", "autorange": true, "domain": [0.2871, 0.3539], "range": [-137.8, 2706.0], "title": {"text": "value"}, "type": "linear"}, "yaxis6": {"anchor": "x6", "autorange": true, "domain": [0.3589, 0.4257], "range": [20650.0, 472800.0], "title": {"text": "value"}, "type": "linear"}, "yaxis7": {"anchor": "x7", "autorange": true, "domain": [0.4307, 0.4975], "range": [-3.389, 2704.0], "title": {"text": "value"}, "type": "linear"}, "yaxis8": {"anchor": "x8", "autorange": true, "domain": [0.5025, 0.5693], "range": [36920.0, 481500.0], "title": {"text": "value"}, "type": "linear"}, "yaxis9": {"anchor": "x9", "autorange": true, "domain": [0.5743, 0.6411], "range": [0.9995, 93.74], "title": {"text": "value"}, "type": "linear"}}}
